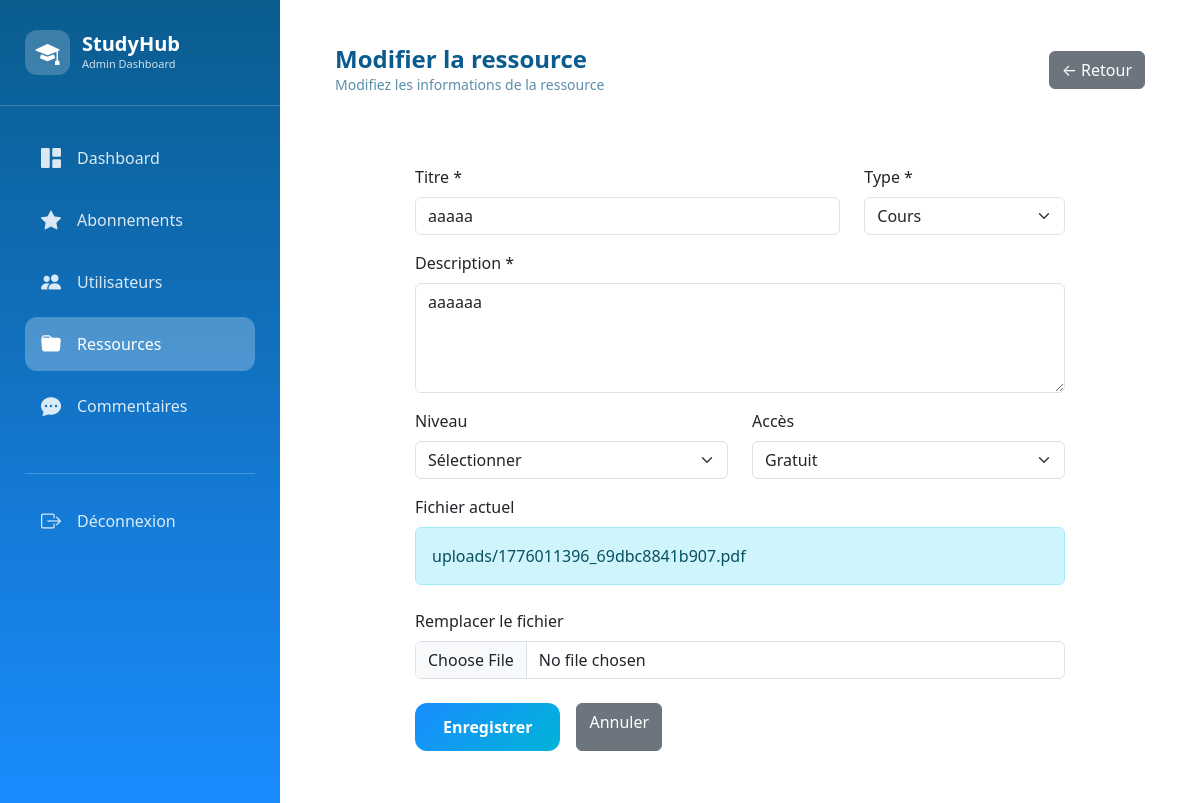
The page /index.php?action=admin&subaction=edit_resource&id=3 (signed in) on the database its author committed.
### tables this page shows
CREATE TABLE `ressource` (
  `id_res` int(11) NOT NULL AUTO_INCREMENT,
  `titre` varchar(255) NOT NULL,
  `description` varchar(500) NOT NULL,
  `type` varchar(255) NOT NULL,
  `niveau` varchar(255) NOT NULL,
  `acces` varchar(255) NOT NULL,
  `prix` double NOT NULL,
  `fichier` varchar(255) NOT NULL,
  `id` int(11) NOT NULL,
  `pages` int(11) DEFAULT 0,
  `downloads` int(11) DEFAULT 0,
  `date_creation` timestamp NOT NULL DEFAULT current_timestamp(),
  `note_moyenne` decimal(3,2) DEFAULT 0.00,
  `matiere` varchar(255) DEFAULT 'Autre',
  `photo` varchar(500) DEFAULT '',
  PRIMARY KEY (`id_res`),
  KEY `id` (`id`),
  CONSTRAINT `ressource_ibfk_1` FOREIGN KEY (`id`) REFERENCES `users` (`id`)
);

### controllers/adminController.php (called while the page is built, shortened)
<?php
function adminEditResourceGet($id) {
    global $pdo;
    require_once __DIR__ . '/../models/resourceModel.php';
    $resource = getResourceById($pdo, $id);
    $file = __DIR__ . '/../views/admin/edit_resource.php';
    require_once $file;
}
?>

### models/resourceModel.php (called while the page is built, shortened)
<?php
function getResourceById($pdo, $id) {
    $stmt = $pdo->prepare("SELECT r.*, u.nom, u.prenom, u.email, u.id as user_id
                           FROM ressource r JOIN users u ON r.id = u.id WHERE r.id_res = ?");
    $stmt->execute([$id]);
    return $stmt->fetch();
}
?>

### views/admin/edit_resource.php (the view, shortened to what this page needs)
<!DOCTYPE html>
<html lang="fr">
<head>
    <link href="https://cdn.jsdelivr.net/npm/bootstrap@5.3.2/dist/css/bootstrap.min.css" rel="stylesheet">
    <link href="https://cdn.jsdelivr.net/npm/bootstrap-icons@1.11.1/font/bootstrap-icons.css" rel="stylesheet">
</head>
<body>
    <div class="sidebar">
        <div class="sidebar-header"><div class="logo"><div class="logo-icon"><i class="bi bi-mortarboard-fill"></i></div><div class="logo-text"><h3>StudyHub</h3><p>Admin Dashboard</p></div></div></div>
        <div class="nav-menu">
            <div class="nav-item"><a href="index.php?action=admin&subaction=dashboard" class="nav-link"><i class="bi bi-grid-1x2-fill"></i><span>Dashboard</span></a></div>
            <div class="nav-item"><a href="index.php?action=admin&subaction=subscriptions" class="nav-link"><i class="bi bi-star-fill"></i><span>Abonnements</span></a></div>
            <div class="nav-item"><a href="index.php?action=admin&subaction=users" class="nav-link"><i class="bi bi-people-fill"></i><span>Utilisateurs</span></a></div>
            <div class="nav-item"><a href="index.php?action=admin&subaction=resources" class="nav-link active"><i class="bi bi-folder-fill"></i><span>Ressources</span></a></div>
            <div class="nav-item"><a href="index.php?action=admin&subaction=comments" class="nav-link"><i class="bi bi-chat-dots-fill"></i><span>Commentaires</span></a></div>
            <div class="nav-item logout-link"><a href="index.php?action=logout" class="nav-link"><i class="bi bi-box-arrow-right"></i><span>Déconnexion</span></a></div>
        </div>
    </div>
    <div class="main-content">
        <div class="top-bar"><div class="page-title"><h1>Modifier la ressource</h1><p>Modifiez les informations de la ressource</p></div><a href="index.php?action=admin&subaction=resources" class="btn btn-secondary">← Retour</a></div>
        <div class="content-card">
            <form method="POST" enctype="multipart/form-data" id="adminEditResourceForm" novalidate><div class="row"><div class="col-md-8 mb-3"><label class="form-label">Titre *</label><input type="text" name="titre" class="form-control" value="<?= htmlspecialchars($resource['titre']) ?>"></div><div class="col-md-4 mb-3"><label class="form-label">Type *</label><select name="type" class="form-select"><option value="Cours" <?= $resource['type'] == 'Cours' ? 'selected' : '' ?>>Cours</option></select></div></div>
            <div class="mb-3"><label class="form-label">Description *</label><textarea name="description" class="form-control" rows="4"><?= htmlspecialchars($resource['description']) ?></textarea></div>
            <div class="row"><div class="col-md-6 mb-3"><label class="form-label">Niveau</label><select name="niveau" class="form-select"><option value="">Sélectionner</option></select></div>
            <div class="col-md-6 mb-3"><label class="form-label">Accès</label><select name="acces" class="form-select" id="accessSelect"><option value="gratuit" <?= $resource['acces'] == 'gratuit' ? 'selected' : '' ?>>Gratuit</option><option value="payant" <?= $resource['acces'] == 'payant' ? 'selected' : '' ?>>Payant</option></select></div></div>
            <div class="mb-3"><label class="form-label">Fichier actuel</label><?php if(!empty($resource['fichier'])): ?><div class="alert alert-info"><?= htmlspecialchars($resource['fichier']) ?></div><?php else: ?><div class="alert alert-secondary">Aucun fichier</div><?php endif; ?><label class="form-label mt-2">Remplacer le fichier</label><input type="file" name="fichier" class="form-control"></div>
            <div class="d-flex gap-3 mt-4"><button type="submit" class="btn-blue">Enregistrer</button><a href="index.php?action=admin&subaction=resources" class="btn btn-secondary">Annuler</a></div></form>
        </div>
    </div>
</body>
</html>

### views/admin/edit_resource.php (style rules this page uses)
.sidebar { position:fixed; left:0; top:0; width:280px; height:100%; background:linear-gradient(180deg,#0a5c8e 0%,#1a8cff 100%); z-index:1000; }
.sidebar-header { padding:30px 25px; border-bottom:1px solid rgba(255,255,255,0.2); }
.logo { display:flex; align-items:center; gap:12px; }
.logo-icon { width:45px; height:45px; background:rgba(255,255,255,0.2); border-radius:12px; display:flex; align-items:center; justify-content:center; }
.logo-icon i { font-size:24px; color:white; }
.logo-text h3 { color:white; font-weight:700; font-size:20px; margin:0; }
.logo-text p { color:rgba(255,255,255,0.8); font-size:11px; margin:0; }
.nav-menu { padding:25px; }
.nav-item { margin-bottom:8px; }
.nav-link { display:flex; align-items:center; gap:12px; padding:12px 16px; border-radius:12px; color:rgba(255,255,255,0.85); text-decoration:none; transition:all 0.3s; font-weight:500; }
.nav-link i { font-size:20px; width:24px; }
.nav-link.active { background:rgba(255,255,255,0.25); color:white; }
.logout-link { margin-top:40px; border-top:1px solid rgba(255,255,255,0.2); padding-top:20px; }
.main-content { margin-left:280px; padding:30px; min-height:100vh; }
.top-bar { background:rgba(255,255,255,0.95); border-radius:20px; padding:15px 25px; margin-bottom:30px; display:flex; justify-content:space-between; align-items:center; }
.page-title h1 { font-size:24px; font-weight:700; color:#0a5c8e; margin:0; }
.page-title p { color:#5a8faa; margin:0; font-size:14px; }
.content-card { background:white; border-radius:24px; padding:25px; max-width:700px; margin:0 auto; }
.btn-blue { background:linear-gradient(135deg,#1a8cff 0%,#00b4d8 100%); border:none; padding:12px 28px; border-radius:12px; font-weight:600; color:white; transition:all 0.3s; }

### rows shown on the page
ressource: titre "aaaaa", description "aaaaaa", fichier "uploads/1776011396_69dbc8841b907.pdf"
